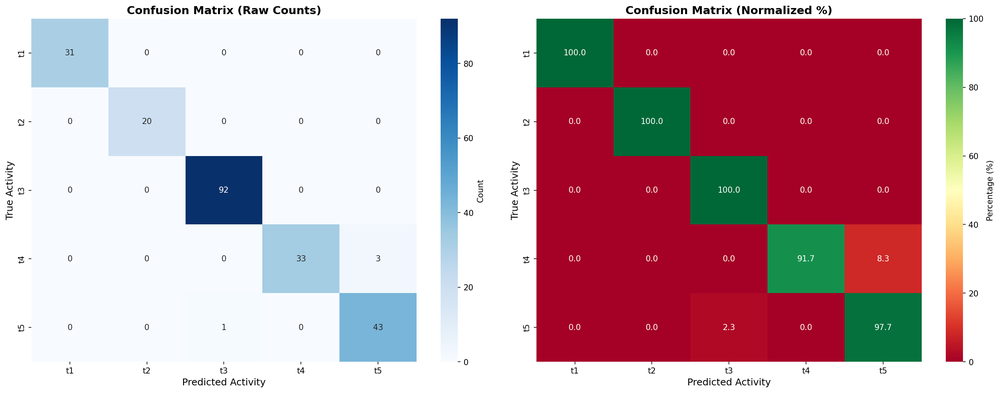
#> input picture visualizations/heatmaps/eval_s10/confusion_matrix_eval.png, 1000 x 393 px, shrunk from 2619 x 1030 before the run, found by its file name
$ python combine_heatmaps.py
#> lines starting #> are read from the running program, lines starting #| are printed output that depends on the picture
#!/usr/bin/env python3
"""
기존 confusion matrix 이미지들을 합쳐서 비교 이미지 생성
"""

from PIL import Image
import matplotlib.pyplot as plt
import matplotlib.image as mpimg

print("="*80)
print("🎨 COMBINING CONFUSION MATRIX HEATMAPS")
print("="*80)

# 이미지 로드
img_s10 = mpimg.imread('checkpoint/eval_s10/confusion_matrix_eval.png')
#> img_s10 is the input picture: shape (393, 1000, 4) float32; mean R, G, B, A 0.781, 0.653, 0.688, 1
img_s5 = mpimg.imread('checkpoint/eval_s5/confusion_matrix_eval.png')
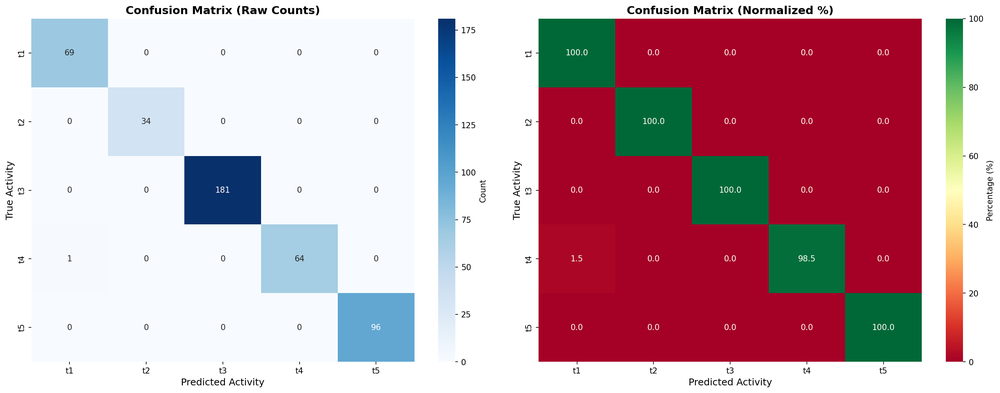
#> input picture visualizations/heatmaps/eval_s5/confusion_matrix_eval.png, 1000 x 393 px, shrunk from 2620 x 1030 before the run, found by its file name
#> img_s5 is the input picture: shape (393, 1000, 4) float32; mean R, G, B, A 0.777, 0.65, 0.689, 1

print("✅ Loaded confusion matrix images")

# Side-by-side 비교
fig, axes = plt.subplots(1, 2, figsize=(20, 9))

axes[0].imshow(img_s10)
axes[0].set_title('Stride 10 Model\n(Accuracy: 98.21%)',
                  fontsize=14, fontweight='bold', pad=15)
axes[0].axis('off')

axes[1].imshow(img_s5)
axes[1].set_title('Stride 5 Model\n(Accuracy: 99.78%)',
                  fontsize=14, fontweight='bold', pad=15)
axes[1].axis('off')

plt.suptitle('Confusion Matrix Heatmap Comparison',
             fontsize=16, fontweight='bold', y=0.98)
plt.tight_layout()
plt.savefig('checkpoint/confusion_heatmap_comparison.png', dpi=150, bbox_inches='tight')
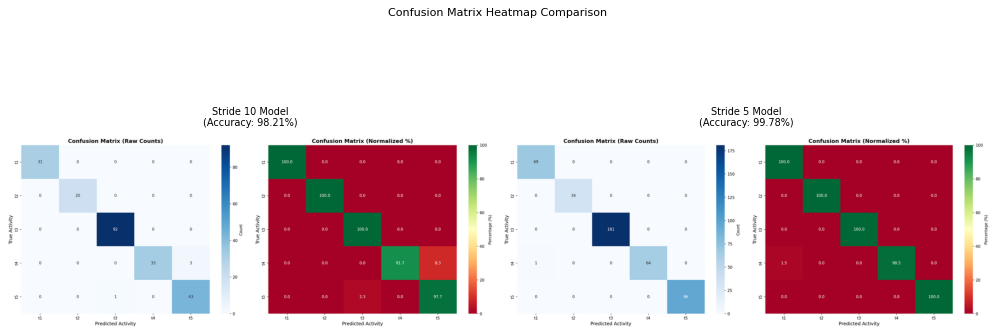
#> figure drawn by matplotlib, 2 panels
print("✅ Saved: checkpoint/confusion_heatmap_comparison.png")

# Vertical 비교 (더 자세히)
fig2, axes2 = plt.subplots(2, 1, figsize=(12, 18))

axes2[0].imshow(img_s10)
axes2[0].set_title('Stride 10 Model - Accuracy: 98.21%',
                   fontsize=13, fontweight='bold', pad=10)
axes2[0].axis('off')

axes2[1].imshow(img_s5)
axes2[1].set_title('Stride 5 Model - Accuracy: 99.78%',
                   fontsize=13, fontweight='bold', pad=10)
axes2[1].axis('off')

plt.suptitle('Detailed Confusion Matrix Comparison',
             fontsize=16, fontweight='bold', y=0.995)
plt.tight_layout()
plt.savefig('checkpoint/confusion_heatmap_vertical.png', dpi=150, bbox_inches='tight')
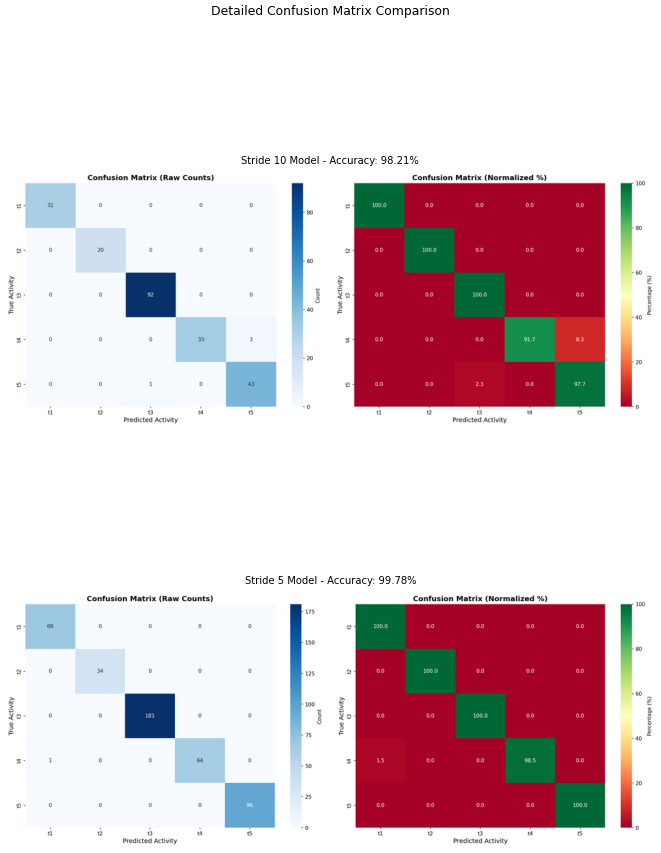
#> figure drawn by matplotlib, 2 panels
print("✅ Saved: checkpoint/confusion_heatmap_vertical.png")

print("\n" + "="*80)
print("✅ HEATMAP COMPARISON COMPLETE!")
print("="*80)
print("\n📁 Generated files:")
print("   • checkpoint/confusion_heatmap_comparison.png   - Side-by-side")
print("   • checkpoint/confusion_heatmap_vertical.png     - Vertical stack")
print("\n📊 Individual confusion matrices:")
print("   • checkpoint/eval_s10/confusion_matrix_eval.png  - Stride 10 (98.21%)")
print("   • checkpoint/eval_s5/confusion_matrix_eval.png   - Stride 5 (99.78%)")
